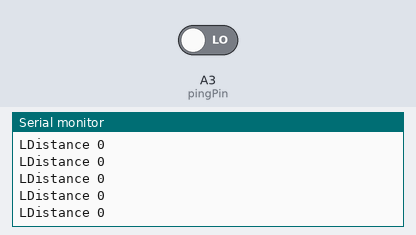
Recording of a sketch running on a simulated Arduino Zero (SAMD21). Shown: the last lines printed to the serial monitor. The test bench sets the inputs (shaded band); at power-on: A3 (pingPin) LOW.

Above: at 1.2 s.
1.3 s: A3 (pingPin) driven HIGH
At 1.31 s:
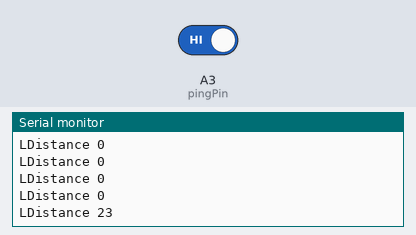
2.8 s: A3 (pingPin) driven LOW
At 2.81 s:
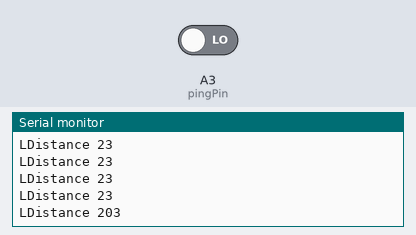
Timing chart, 0 to 5.8 s (numbered marks = the images above; inputs shaded):
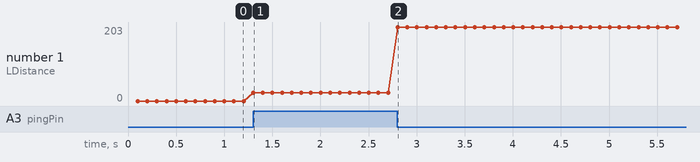

The sketch:

pingDistance.ino
```cpp
//
//code pour Parallax Ping)))
//
//capteur de distance ultrasonique numérique
//range de quelques centimètres à 1m environ (pas précis au delà)
//

//echoTime et startTime nécessaires pour le calcul de distance
long echoTime;
long startTime;
//valeur mesurée par le ping)))
byte distance;
//pin "sig" du ping)))
byte pingPin = 17;


void setup() {
  attachInterrupt(pingPin,pingDistance,CHANGE);
  Serial2.begin(9600);
}

void loop() {
  triggerPingDistance(pingPin);
  delay(100);
  SerialUSB.print("LDistance ");
  SerialUSB.println(distance);

}

void triggerPingDistance(int sensorPin){
  pinMode(sensorPin, OUTPUT);
  digitalWrite(sensorPin, LOW);
  delayMicroseconds(5);
  digitalWrite(sensorPin, HIGH);
  delayMicroseconds(5);
  pinMode(sensorPin, INPUT);
}

void pingDistance()
{
  echoTime = micros()-startTime;
  startTime = micros();
  distance = echoTime/57;

}
```

Measured:
- after the input at 1.3 s, the serial monitor: prints a new line at once (image 1)
- after the input at 2.8 s, the serial monitor: prints a new line at once (image 2)
- plotted number 1: 0 → 23 after the input at 1.3 s, 23 → 203 after the input at 2.8 s
